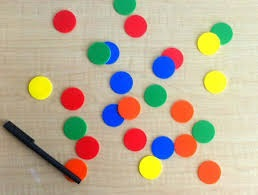
#> input picture Image Processing/HW3/q2/balls.jpg, 258 x 195 px, found by its file name
$ python BilateralCleaning.py
#> lines starting #> are read from the running program, lines starting #| are printed output that depends on the picture


# Please replace the above comments with your names and ID numbers in the same format.

import cv2
import numpy as np
import matplotlib.pyplot as plt

def clean_Gaussian_noise_bilateral(im, radius, stdSpatial, stdIntensity):
	# Your code goes here

    # As explained, using float64 for more accurate results
    im = im.astype(np.float64)

    # Size of the image
    height, width = im.shape

    # Create the spatial Gaussian mask (gs) - precomputed as it's the same for every pixel
    x, y = np.meshgrid(np.arange(-radius, radius + 1), np.arange(-radius, radius + 1))
    gs = np.exp(-(x**2 + y**2) / (2 * stdSpatial**2))

    # Init the output image
    cleanIm = np.zeros_like(im)

    # For every pixel
    for i in range(height):
        for j in range(width):
            # Define the window bounds, avoiding out of bounds
            i_min = max(i - radius, 0)
            i_max = min(i + radius + 1, height)
            j_min = max(j - radius, 0)
            j_max = min(j + radius + 1, width)

            # Extract the image around current pixel
            window = im[i_min:i_max, j_min:j_max]

            # Adjust gs to the current window size
            gs_window = gs[
                radius - (i - i_min): radius + (i_max - i),
                radius - (j - j_min): radius + (j_max - j)
            ]

            # Compute intensity Gaussian mask (gi)
            gi = np.exp(-((window - im[i, j])**2) / (2 * stdIntensity**2))

            # Combine spatial and intensity weights
            weights = gs_window * gi

            # Normalize the weights
            weights /= np.sum(weights)

            # Compute the weighted average
            cleanIm[i, j] = np.sum(weights * window)

    # Convert back to uint8 for display
    return np.clip(cleanIm, 0, 255).astype(np.uint8)


# change this to the name of the image you'll try to clean up
original_image_path_a = 'taj.jpg'
original_image_path_b = 'balls.jpg'
original_image_path_c = 'NoisyGrayImage.png'

imageA = cv2.imread(original_image_path_a, cv2.IMREAD_GRAYSCALE)
imageB = cv2.imread(original_image_path_b, cv2.IMREAD_GRAYSCALE)
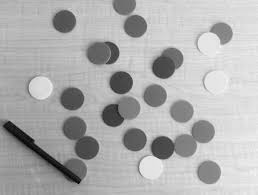
#> imageB: shape (195, 258); min 0, max 244, mean 175
imageC = cv2.imread(original_image_path_c, cv2.IMREAD_GRAYSCALE)
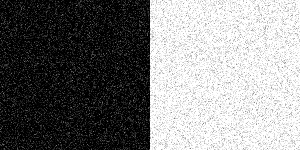
#> input picture Image Processing/HW3/q2/NoisyGrayImage.png, 300 x 150 px, found by its file name
#> imageC is the input picture: shape (150, 300); min 0, max 255, mean 127.4

# values for taj
clear_image_a = clean_Gaussian_noise_bilateral(imageA, 7, 20, 25)
#> (the run stopped early here; a loop or call above may not have finished)
